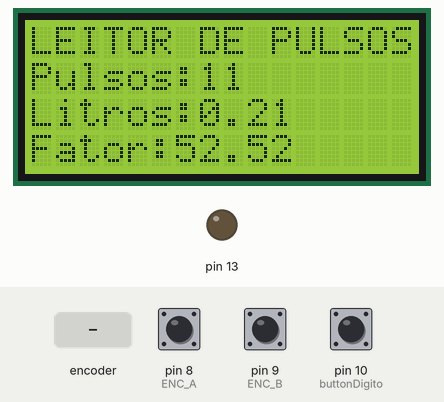
Simulated run of this program. Board: Arduino Nano, built with avr-gcc and run on an emulated ATmega328P. Shown: 16×4 character LCD, output pins drawn as LEDs (lit = HIGH). The test bench sets the inputs (shaded band); at power-on: pin 10 (buttonDigito) HIGH, pin 8 (ENC_A) HIGH, pin 9 (ENC_B) HIGH. What the program prints to the serial monitor is not drawn.

Above: at 1.2 s.
1.3 s: rotary encoder on pin 8 (ENC_A) / pin 9 (ENC_B) turned 1 step (first pin leading)
At 1.55 s:
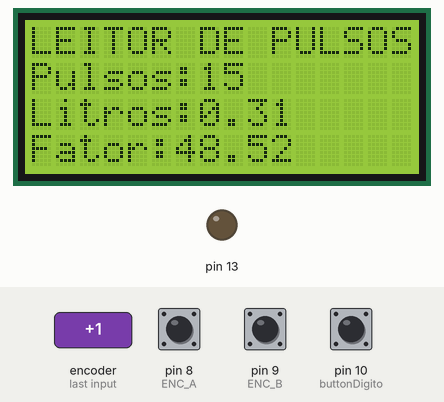
3.2 s: pin 10 (buttonDigito) pulled LOW for 0.15 s
3.9 s: rotary encoder on pin 8 (ENC_A) / pin 9 (ENC_B) turned 2 steps (second pin leading)
At 4.11 s:
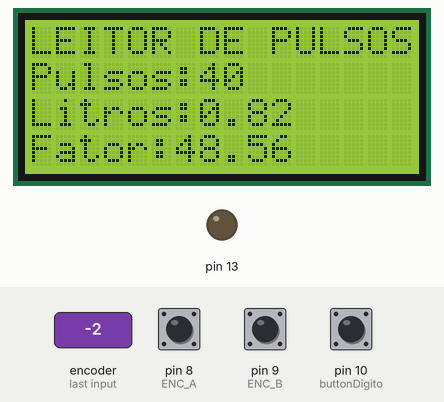

The program:

main.cpp
```cpp
#include <LiquidCrystal.h>	//Importar a LCD library.
#include <Arduino.h>

//encoder defines e variaveis
#define ENC_A 8
#define ENC_B 9
#define ENC_PORT PINB
char read_encoder();
unsigned short int counter = 0; //this variable will be changed by encoder input
const int buttonDigito = 10;

LiquidCrystal lcd(12, 11, 7, 6, 5, 4);
const int buttonMais = 9;     // the number of the pushbutton pin
const int buttonMenos = 8;     // the number of the pushbutton pin
float fator = 52.52;
int buttonStateMais = 0;         // variable for reading the pushbutton status
int buttonStateMenos = 0;         // variable for reading the pushbutton status
int digito = 0;

ISR(TIMER2_OVF_vect)
{
    TCNT2=178;          // Reinicializa o registrador do Timer2

    float tmpdata;
    /**/
    tmpdata = read_encoder();
    if( tmpdata )
    {
      Serial.print("Counter value: ");
      //Serial.println(counter);
      Serial.println(tmpdata/100,DEC);
      counter += tmpdata;
      if (digito == 0){
      fator += tmpdata;
      }
      if(digito == 1){
      fator = fator+(tmpdata/100);
      }
    }
} //end ISR
char read_encoder()                              //Função para leitura de Rotary Encoder
{
  static char enc_states[] = {0,-1,1,0,1,0,0,-1,-1,0,0,1,0,1,-1,0};
  static unsigned char old_AB = 0;
  /**/
  old_AB <<= 2;                   //remember previous state
  old_AB |= ( ENC_PORT & 0x03 );  //add current state
  return ( enc_states[( old_AB & 0x0f )]);

} //end read_encoder

void setup() {
  Serial.begin(9600);
	lcd.begin(16, 4);
  pinMode(buttonDigito,INPUT_PULLUP);
  pinMode(buttonMais, INPUT);
  pinMode(buttonMenos, INPUT);
  //encoder
  pinMode(ENC_A, INPUT);
  pinMode(ENC_B, INPUT);
  pinMode(13, OUTPUT);
  //-- Configura Interrupção --
  TCCR2A = 0x00;   //Timer operando em modo normal
  TCCR2B = 0x07;   //Prescaler 1:1024
  TCNT2  = 178;    //~~ 5 ms para o overflow
  TIMSK2 = 0x01;   //Habilita interrupção do Timer2
}

void loop(){
  lcd.setCursor(0, 0);
  lcd.print("LEITOR DE PULSOS");

  lcd.setCursor(0, 1);
  lcd.print("Pulsos:");
  lcd.setCursor(7, 1);
  lcd.print(millis() / 100);

  lcd.setCursor(0, 2);
  lcd.print("Litros:");
  lcd.setCursor(7, 2);
  lcd.print((millis()/100)/fator);

  lcd.setCursor(0, 3);
  lcd.print("Fator:");
  lcd.setCursor(6, 3);
  lcd.print(fator);
  int buttonState = digitalRead(buttonDigito);
if (buttonState == LOW){
    digito = !digito;
    Serial.println(digito);
    delay(200);
  }
  /*//rotina que lê dois botões de incremento e decremento
  buttonStateMais  = digitalRead(buttonMais);
  buttonStateMenos = digitalRead(buttonMenos);
  if (buttonStateMais == HIGH) {
    // turn LED on:
    fator = fator + 0.01;
  }
  if (buttonStateMenos == HIGH) {
    // turn LED on:
    fator = fator - 0.01;
  }*/
}
```
